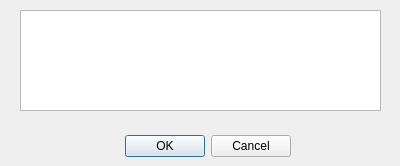
<?xml version="1.0" encoding="UTF-8"?>
<ui version="4.0">
 <class>Dialog</class>
 <widget class="QDialog" name="Dialog">
  <property name="geometry">
   <rect>
    <x>0</x>
    <y>0</y>
    <width>400</width>
    <height>166</height>
   </rect>
  </property>
  <property name="windowTitle">
   <string>Dialog</string>
  </property>
  <widget class="QDialogButtonBox" name="buttonBox">
   <property name="geometry">
    <rect>
     <x>-50</x>
     <y>130</y>
     <width>341</width>
     <height>32</height>
    </rect>
   </property>
   <property name="orientation">
    <enum>Qt::Horizontal</enum>
   </property>
   <property name="standardButtons">
    <set>QDialogButtonBox::Cancel|QDialogButtonBox::Ok</set>
   </property>
  </widget>
  <widget class="QTextEdit" name="textEdit">
   <property name="geometry">
    <rect>
     <x>20</x>
     <y>10</y>
     <width>361</width>
     <height>101</height>
    </rect>
   </property>
  </widget>
 </widget>
 <resources/>
 <connections>
  <connection>
   <sender>buttonBox</sender>
   <signal>accepted()</signal>
   <receiver>Dialog</receiver>
   <slot>accept()</slot>
   <hints>
    <hint type="sourcelabel">
     <x>248</x>
     <y>254</y>
    </hint>
    <hint type="destinationlabel">
     <x>157</x>
     <y>274</y>
    </hint>
   </hints>
  </connection>
  <connection>
   <sender>buttonBox</sender>
   <signal>rejected()</signal>
   <receiver>Dialog</receiver>
   <slot>reject()</slot>
   <hints>
    <hint type="sourcelabel">
     <x>316</x>
     <y>260</y>
    </hint>
    <hint type="destinationlabel">
     <x>286</x>
     <y>274</y>
    </hint>
   </hints>
  </connection>
 </connections>
</ui>
